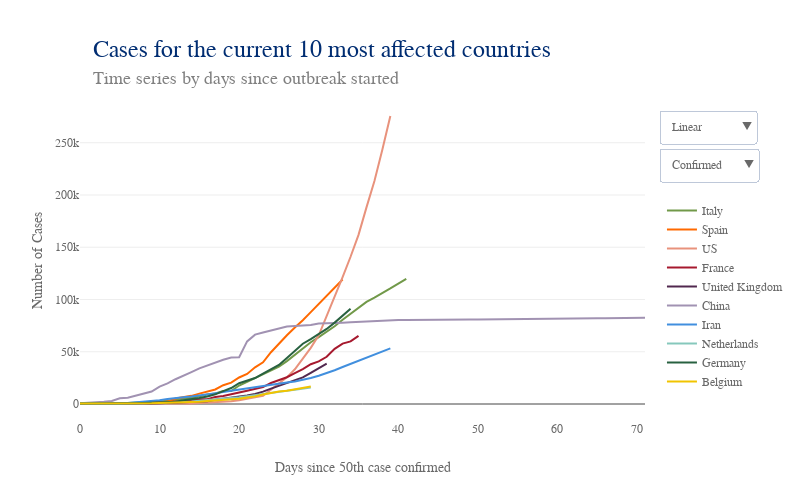

Notebook source saved alongside this figure:
### Code cell
# Plot timeline confirmed top ten countries

# Plot

data = []
for i, c in enumerate(top10_country):
    data.append(go.Scatter(x = df_merged[df_merged['Country/Region'] == c].days_since_50th_conf,
                           y = df_merged[df_merged['Country/Region'] == c].confirmed,
                           name = c,
                           marker = dict(color = top10_col[i]),
                           hoverinfo = 'text+y',
                           hovertext = c,
                           hoverlabel = dict(bordercolor = top10_col[i], 
                                 bgcolor = 'white', 
                                 font = dict(color = top10_col[i])),
                          ))
    data.append(go.Scatter(x = df_merged[df_merged['Country/Region'] == c].days_since_50th_conf,
                           y = df_merged[df_merged['Country/Region'] == c].deaths,
                           name = c,
                           marker = dict(color = top10_col[i]),
                           hoverinfo = 'text+y',
                           hovertext = c,
                           hoverlabel = dict(bordercolor = top10_col[i], 
                                 bgcolor = 'white', 
                                 font = dict(color = top10_col[i])),
                           showlegend = False,
                           visible = False
                          ))

conf_visible = [True, False, True, False, True, False, True, False, True, False, 
                True, False, True, False, True, False, True, False, True, False] 
death_visible = [False, True, False, True, False, True, False, True, False, True, 
                 False, True, False, True, False, True, False, True, False, True]

lay = go.Layout(width = 800, 
                height = 500, 
                #bargap = 0.2,
                xaxis = dict(title='Days since 50th case confirmed',
                             nticks = 10,
                             rangemode = 'nonnegative',
                             zeroline = False,
                             showgrid = False,
                            ),
                yaxis = dict(title='Number of Cases',
                             type = 'linear',
                            ),
                hovermode = 'closest',
                font = dict(size = label_size,
                            family = label_font,
                            color = label_col,
                           ),
                legend = dict(x = 1.03, 
                              y = 0.7),
                annotations=[dict(x = 0.02,
                                  y = 1.2,
                                  showarrow = False,
                                  text = 'Cases for the current 10 most affected countries',
                                  xref = 'paper',
                                  yref = 'paper',
                                  font=dict(
                                      family = title_font,
                                      size = title_size,
                                      color = title_col,),
                                 ),
                             dict(x = 0.02,
                                  y = 1.1,
                                  showarrow = False,
                                  text = 'Time series by days since outbreak started',
                                  xref = 'paper',
                                  yref = 'paper',
                                  font=dict(
                                      family = subtitle_font,
                                      size = subtitle_size,
                                      color = subtitle_col,),
                                 ),
                            ],
                updatemenus=[dict(buttons=list([dict(args = ["yaxis.type", 'linear'],
                                                     label = 'Linear',
                                                     method = 'relayout'
                                                    ),
                                                dict(
                                                    args = ["yaxis.type", 'log'],
                                                    label = 'Logarithmic',
                                                    method = 'relayout'
                                                )
                                               ]),
                                  direction = "down",
                                  pad = {"r": 10, "t": 10},
                                  showactive = True,
                                  x = 1.025,
                                  xanchor = 'left',
                                  y = 1.00,
                                  yanchor = 'top'
                                 ),
                             dict(buttons=list([dict(args = [{'visible': conf_visible, 'showlegend' : True }],
                                                     label = 'Confirmed   ',
                                                     method = 'restyle'
                                                    ),
                                                dict(args = [{'visible': death_visible, 'showlegend' : True }],
                                                     label = 'Deaths',
                                                     method = 'restyle'
                                                    ),
                                               ]),
                                  direction = "down",
                                  pad = {"r": 10, "t": 10},
                                  showactive = True,
                                  x = 1.025,
                                  xanchor = 'left',
                                  y = 0.88,
                                  yanchor = 'top'
                                 ),
                            ]
               )


fig = dict(data=data, layout=lay)
plotly.offline.iplot(fig)

### Figure 1 — Plotly figure (JSON) as saved in the notebook; plotly's stock layout.template omitted (floating-point values rounded to 4 significant figures)
{"data": [{"hoverinfo": "text+y", "hoverlabel": {"bgcolor": "white", "bordercolor": "#719949", "font": {"color": "#719949"}}, "hovertext": "Italy", "marker": {"color": "#719949"}, "name": "Italy", "type": "scatter", "uid": "48153ee4-760e-11ea-948f-8c8590b56c5d", "x": [-30, -29, -28, -27, -26, -25, -24, -23, -22, -21, -20, -19, -18, -17, -16, -15, -14, -13, -12, -11, -10, -9, -8, -7, -6, -5, -4, -3, -2, -1, 0, 1, 2, 3, 4, 5, 6, 7, 8, 9, 10, 11, 12, 13, 14, 15, 16, 17, 18, 19, 20, 21, 22, 23, 24, 25, 26, 27, 28, 29, 30, 31, 32, 33, 34, 35, 36, 37, 38, 39, 40, 41], "y": [0, 0, 0, 0, 0, 0, 0, 0, 2, 2, 2, 2, 2, 2, 2, 3, 3, 3, 3, 3, 3, 3, 3, 3, 3, 3, 3, 3, 3, 20, 62, 155, 229, 322, 453, 655, 888, 1128, 1694, 2036, 2502, 3089, 3858, 4636, 5883, 7375, 9172, 10149, 12462, 12462, 17660, 21157, 24747, 27980, 31506, 35713, 41035, 47021, 53578, 59138, 63927, 69176, 74386, 80589, 86498, 92472, 97689, 101739, 105792, 110574, 115242, 119827]}, {"hoverinfo": "text+y", "hoverlabel": {"bgcolor": "white", "bordercolor": "#719949", "font": {"color": "#719949"}}, "hovertext": "Italy", "marker": {"color": "#719949"}, "name": "Italy", "showlegend": false, "type": "scatter", "uid": "481540da-760e-11ea-a1c8-8c8590b56c5d", "visible": false, "x": [-30, -29, -28, -27, -26, -25, -24, -23, -22, -21, -20, -19, -18, -17, -16, -15, -14, -13, -12, -11, -10, -9, -8, -7, -6, -5, -4, -3, -2, -1, 0, 1, 2, 3, 4, 5, 6, 7, 8, 9, 10, 11, 12, 13, 14, 15, 16, 17, 18, 19, 20, 21, 22, 23, 24, 25, 26, 27, 28, 29, 30, 31, 32, 33, 34, 35, 36, 37, 38, 39, 40, 41], "y": [0, 0, 0, 0, 0, 0, 0, 0, 0, 0, 0, 0, 0, 0, 0, 0, 0, 0, 0, 0, 0, 0, 0, 0, 0, 0, 0, 0, 0, 1, 2, 3, 7, 10, 12, 17, 21, 29, 34, 52, 79, 107, 148, 197, 233, 366, 463, 631, 827, 827, 1266, 1441, 1809, 2158, 2503, 2978, 3405, 4032, 4825, 5476, 6077, 6820, 7503, 8215, 9134, 10023, 10779, 11591, 12428, 13155, 13915, 14681]}, {"hoverinfo": "text+y", "hoverlabel": {"bgcolor": "white", "bordercolor": "#FF6900", "font": {"color": "#FF6900"}}, "hovertext": "Spain", "marker": {"color": "#FF6900"}, "name": "Spain", "type": "scatter", "uid": "481541f0-760e-11ea-862f-8c8590b56c5d", "x": [-38, -37, -36, -35, -34, -33, -32, -31, -30, -29, -28, -27, -26, -25, -24, -23, -22, -21, -20, -19, -18, -17, -16, -15, -14, -13, -12, -11, -10, -9, -8, -7, -6, -5, -4, -3, -2, -1, 0, 1, 2, 3, 4, 5, 6, 7, 8, 9, 10, 11, 12, 13, 14, 15, 16, 17, 18, 19, 20, 21, 22, 23, 24, 25, 26, 27, 28, 29, 30, 31, 32, 33], "y": [0, 0, 0, 0, 0, 0, 0, 0, 0, 1, 1, 1, 1, 1, 1, 1, 1, 2, 2, 2, 2, 2, 2, 2, 2, 2, 2, 2, 2, 2, 2, 2, 2, 6, 13, 15, 32, 45, 84, 120, 165, 222, 259, 400, 500, 673, 1073, 1695, 2277, 2277, 5232, 6391, 7798, 9942, 11748, 13910, 17963, 20410, 25374, 28768, 35136, 39885, 49515, 57786, 65719, 73235, 80110, 87956, 95923, 104118, 112065, 119199]}, {"hoverinfo": "text+y", "hoverlabel": {"bgcolor": "white", "bordercolor": "#FF6900", "font": {"color": "#FF6900"}}, "hovertext": "Spain", "marker": {"color": "#FF6900"}, "name": "Spain", "showlegend": false, "type": "scatter", "uid": "481542ec-760e-11ea-8964-8c8590b56c5d", "visible": false, "x": [-38, -37, -36, -35, -34, -33, -32, -31, -30, -29, -28, -27, -26, -25, -24, -23, -22, -21, -20, -19, -18, -17, -16, -15, -14, -13, -12, -11, -10, -9, -8, -7, -6, -5, -4, -3, -2, -1, 0, 1, 2, 3, 4, 5, 6, 7, 8, 9, 10, 11, 12, 13, 14, 15, 16, 17, 18, 19, 20, 21, 22, 23, 24, 25, 26, 27, 28, 29, 30, 31, 32, 33], "y": [0, 0, 0, 0, 0, 0, 0, 0, 0, 0, 0, 0, 0, 0, 0, 0, 0, 0, 0, 0, 0, 0, 0, 0, 0, 0, 0, 0, 0, 0, 0, 0, 0, 0, 0, 0, 0, 0, 0, 0, 1, 2, 3, 5, 10, 17, 28, 35, 54, 55, 133, 195, 289, 342, 533, 623, 830, 1043, 1375, 1772, 2311, 2808, 3647, 4365, 5138, 5982, 6803, 7716, 8464, 9387, 10348, 11198]}, {"hoverinfo": "text+y", "hoverlabel": {"bgcolor": "white", "bordercolor": "#E8927C", "font": {"color": "#E8927C"}}, "hovertext": "US", "marker": {"color": "#E8927C"}, "name": "US", "type": "scatter", "uid": "481543dc-760e-11ea-9528-8c8590b56c5d", "x": [-32, -31, -30, -29, -28, -27, -26, -25, -24, -23, -22, -21, -20, -19, -18, -17, -16, -15, -14, -13, -12, -11, -10, -9, -8, -7, -6, -5, -4, -3, -2, -1, 0, 1, 2, 3, 4, 5, 6, 7, 8, 9, 10, 11, 12, 13, 14, 15, 16, 17, 18, 19, 20, 21, 22, 23, 24, 25, 26, 27, 28, 29, 30, 31, 32, 33, 34, 35, 36, 37, 38, 39], "y": [1, 2, 2, 5, 5, 5, 5, 5, 7, 8, 8, 11, 11, 11, 11, 11, 11, 11, 11, 12, 12, 13, 13, 13, 13, 13, 13, 13, 13, 15, 15, 15, 51, 51, 57, 58, 60, 68, 74, 98, 118, 149, 217, 262, 402, 518, 583, 959, 1281, 1663, 2179, 2727, 3499, 4632, 6421, 7783, 13677, 19100, 25489, 33276, 43847, 53740, 65778, 83836, 101657, 121478, 140886, 161807, 188172, 213372, 243453, 275586]}, {"hoverinfo": "text+y", "hoverlabel": {"bgcolor": "white", "bordercolor": "#E8927C", "font": {"color": "#E8927C"}}, "hovertext": "US", "marker": {"color": "#E8927C"}, "name": "US", "showlegend": false, "type": "scatter", "uid": "481544c0-760e-11ea-b75a-8c8590b56c5d", "visible": false, "x": [-32, -31, -30, -29, -28, -27, -26, -25, -24, -23, -22, -21, -20, -19, -18, -17, -16, -15, -14, -13, -12, -11, -10, -9, -8, -7, -6, -5, -4, -3, -2, -1, 0, 1, 2, 3, 4, 5, 6, 7, 8, 9, 10, 11, 12, 13, 14, 15, 16, 17, 18, 19, 20, 21, 22, 23, 24, 25, 26, 27, 28, 29, 30, 31, 32, 33, 34, 35, 36, 37, 38, 39], "y": [0, 0, 0, 0, 0, 0, 0, 0, 0, 0, 0, 0, 0, 0, 0, 0, 0, 0, 0, 0, 0, 0, 0, 0, 0, 0, 0, 0, 0, 0, 0, 0, 0, 0, 0, 0, 0, 1, 1, 6, 7, 11, 12, 14, 17, 21, 22, 28, 36, 40, 47, 54, 63, 85, 108, 118, 200, 244, 307, 417, 557, 706, 942, 1209, 1581, 2026, 2467, 2978, 3873, 4757, 5926, 7087]}, {"hoverinfo": "text+y", "hoverlabel": {"bgcolor": "white", "bordercolor": "#A6192E", "font": {"color": "#A6192E"}}, "hovertext": "France", "marker": {"color": "#A6192E"}, "name": "France", "type": "scatter", "uid": "481545b0-760e-11ea-83c0-8c8590b56c5d", "x": [-36, -35, -34, -33, -32, -31, -30, -29, -28, -27, -26, -25, -24, -23, -22, -21, -20, -19, -18, -17, -16, -15, -14, -13, -12, -11, -10, -9, -8, -7, -6, -5, -4, -3, -2, -1, 0, 1, 2, 3, 4, 5, 6, 7, 8, 9, 10, 11, 12, 13, 14, 15, 16, 17, 18, 19, 20, 21, 22, 23, 24, 25, 26, 27, 28, 29, 30, 31, 32, 33, 34, 35], "y": [0, 2, 3, 3, 3, 4, 5, 5, 5, 6, 6, 6, 6, 6, 6, 6, 11, 11, 11, 11, 11, 11, 11, 12, 12, 12, 12, 12, 12, 12, 12, 12, 12, 14, 18, 38, 57, 100, 130, 191, 204, 288, 380, 656, 959, 1136, 1219, 1794, 2293, 2293, 3681, 4496, 4532, 6683, 7715, 9124, 10970, 12758, 14463, 16243, 20123, 22622, 25600, 29551, 33402, 38105, 40708, 45170, 52827, 57749, 59929, 65202]}, {"hoverinfo": "text+y", "hoverlabel": {"bgcolor": "white", "bordercolor": "#A6192E", "font": {"color": "#A6192E"}}, "hovertext": "France", "marker": {"color": "#A6192E"}, "name": "France", "showlegend": false, "type": "scatter", "uid": "48154694-760e-11ea-9c78-8c8590b56c5d", "visible": false, "x": [-36, -35, -34, -33, -32, -31, -30, -29, -28, -27, -26, -25, -24, -23, -22, -21, -20, -19, -18, -17, -16, -15, -14, -13, -12, -11, -10, -9, -8, -7, -6, -5, -4, -3, -2, -1, 0, 1, 2, 3, 4, 5, 6, 7, 8, 9, 10, 11, 12, 13, 14, 15, 16, 17, 18, 19, 20, 21, 22, 23, 24, 25, 26, 27, 28, 29, 30, 31, 32, 33, 34, 35], "y": [0, 0, 0, 0, 0, 0, 0, 0, 0, 0, 0, 0, 0, 0, 0, 0, 0, 0, 0, 0, 0, 0, 0, 1, 1, 1, 1, 1, 1, 1, 1, 1, 1, 1, 2, 2, 2, 2, 2, 3, 4, 4, 6, 9, 11, 19, 19, 33, 48, 48, 79, 91, 91, 149, 149, 149, 244, 451, 563, 676, 862, 1102, 1333, 1698, 1997, 2317, 2611, 3030, 3532, 4043, 5398, 6520]}, {"hoverinfo": "text+y", "hoverlabel": {"bgcolor": "white", "bordercolor": "#51284F", "font": {"color": "#51284F"}}, "hovertext": "United Kingdom", "marker": {"color": "#51284F"}, "name": "United Kingdom", "type": "scatter", "uid": "4815477e-760e-11ea-b209-8c8590b56c5d", "x": [-40, -39, -38, -37, -36, -35, -34, -33, -32, -31, -30, -29, -28, -27, -26, -25, -24, -23, -22, -21, -20, -19, -18, -17, -16, -15, -14, -13, -12, -11, -10, -9, -8, -7, -6, -5, -4, -3, -2, -1, 0, 1, 2, 3, 4, 5, 6, 7, 8, 9, 10, 11, 12, 13, 14, 15, 16, 17, 18, 19, 20, 21, 22, 23, 24, 25, 26, 27, 28, 29, 30, 31], "y": [0, 0, 0, 0, 0, 0, 0, 0, 2, 2, 2, 2, 2, 2, 2, 3, 3, 3, 8, 8, 9, 9, 9, 9, 9, 9, 9, 9, 9, 9, 9, 9, 13, 13, 13, 15, 20, 23, 36, 40, 51, 86, 116, 164, 207, 274, 322, 384, 459, 459, 802, 1144, 1145, 1551, 1960, 2642, 2716, 4014, 5067, 5745, 6726, 8164, 9640, 11812, 14745, 17312, 19780, 22453, 25481, 29865, 34173, 38689]}, {"hoverinfo": "text+y", "hoverlabel": {"bgcolor": "white", "bordercolor": "#51284F", "font": {"color": "#51284F"}}, "hovertext": "United Kingdom", "marker": {"color": "#51284F"}, "name": "United Kingdom", "showlegend": false, "type": "scatter", "uid": "4815486c-760e-11ea-8564-8c8590b56c5d", "visible": false, "x": [-40, -39, -38, -37, -36, -35, -34, -33, -32, -31, -30, -29, -28, -27, -26, -25, -24, -23, -22, -21, -20, -19, -18, -17, -16, -15, -14, -13, -12, -11, -10, -9, -8, -7, -6, -5, -4, -3, -2, -1, 0, 1, 2, 3, 4, 5, 6, 7, 8, 9, 10, 11, 12, 13, 14, 15, 16, 17, 18, 19, 20, 21, 22, 23, 24, 25, 26, 27, 28, 29, 30, 31], "y": [0, 0, 0, 0, 0, 0, 0, 0, 0, 0, 0, 0, 0, 0, 0, 0, 0, 0, 0, 0, 0, 0, 0, 0, 0, 0, 0, 0, 0, 0, 0, 0, 0, 0, 0, 0, 0, 0, 0, 0, 0, 0, 1, 2, 2, 3, 4, 6, 8, 8, 8, 21, 21, 56, 56, 72, 138, 178, 234, 282, 336, 423, 466, 580, 761, 1021, 1231, 1411, 1793, 2357, 2926, 3611]}, {"hoverinfo": "text+y", "hoverlabel": {"bgcolor": "white", "bordercolor": "#A192B2", "font": {"color": "#A192B2"}}, "hovertext": "China", "marker": {"color": "#A192B2"}, "name": "China", "type": "scatter", "uid": "48154952-760e-11ea-8537-8c8590b56c5d", "x": [0, 1, 2, 3, 4, 5, 6, 7, 8, 9, 10, 11, 12, 13, 14, 15, 16, 17, 18, 19, 20, 21, 22, 23, 24, 25, 26, 27, 28, 29, 30, 31, 32, 33, 34, 35, 36, 37, 38, 39, 40, 41, 42, 43, 44, 45, 46, 47, 48, 49, 50, 51, 52, 53, 54, 55, 56, 57, 58, 59, 60, 61, 62, 63, 64, 65, 66, 67, 68, 69, 70, 71], "y": [643, 920, 1406, 2075, 2877, 5509, 6087, 8141, 9802, 11891, 16630, 19716, 23707, 27440, 30587, 34110, 36814, 39829, 42354, 44386, 44759, 59895, 66358, 68413, 70513, 72434, 74211, 74619, 75077, 75550, 77001, 77022, 77241, 77754, 78166, 78600, 78928, 79356, 79932, 80136, 80261, 80386, 80537, 80690, 80770, 80823, 80860, 80887, 80921, 80932, 80945, 80977, 81003, 81033, 81058, 81102, 81156, 81250, 81305, 81435, 81498, 81591, 81661, 81782, 81897, 81999, 82122, 82198, 82279, 82361, 82432, 82511]}, {"hoverinfo": "text+y", "hoverlabel": {"bgcolor": "white", "bordercolor": "#A192B2", "font": {"color": "#A192B2"}}, "hovertext": "China", "marker": {"color": "#A192B2"}, "name": "China", "showlegend": false, "type": "scatter", "uid": "48154a38-760e-11ea-be71-8c8590b56c5d", "visible": false, "x": [0, 1, 2, 3, 4, 5, 6, 7, 8, 9, 10, 11, 12, 13, 14, 15, 16, 17, 18, 19, 20, 21, 22, 23, 24, 25, 26, 27, 28, 29, 30, 31, 32, 33, 34, 35, 36, 37, 38, 39, 40, 41, 42, 43, 44, 45, 46, 47, 48, 49, 50, 51, 52, 53, 54, 55, 56, 57, 58, 59, 60, 61, 62, 63, 64, 65, 66, 67, 68, 69, 70, 71], "y": [18, 26, 42, 56, 82, 131, 133, 171, 213, 259, 361, 425, 491, 563, 633, 718, 805, 905, 1012, 1112, 1117, 1369, 1521, 1663, 1766, 1864, 2003, 2116, 2238, 2238, 2443, 2445, 2595, 2665, 2717, 2746, 2790, 2837, 2872, 2914, 2947, 2983, 3015, 3044, 3072, 3100, 3123, 3139, 3161, 3172, 3180, 3193, 3203, 3217, 3230, 3241, 3249, 3253, 3259, 3274, 3274, 3281, 3285, 3291, 3296, 3299, 3304, 3308, 3309, 3316, 3322, 3326]}, {"hoverinfo": "text+y", "hoverlabel": {"bgcolor": "white", "bordercolor": "#418FDE", "font": {"color": "#418FDE"}}, "hovertext": "Iran", "marker": {"color": "#418FDE"}, "name": "Iran", "type": "scatter", "uid": "48154b1e-760e-11ea-8fb5-8c8590b56c5d", "x": [-32, -31, -30, -29, -28, -27, -26, -25, -24, -23, -22, -21, -20, -19, -18, -17, -16, -15, -14, -13, -12, -11, -10, -9, -8, -7, -6, -5, -4, -3, -2, -1, 0, 1, 2, 3, 4, 5, 6, 7, 8, 9, 10, 11, 12, 13, 14, 15, 16, 17, 18, 19, 20, 21, 22, 23, 24, 25, 26, 27, 28, 29, 30, 31, 32, 33, 34, 35, 36, 37, 38, 39], "y": [0, 0, 0, 0, 0, 0, 0, 0, 0, 0, 0, 0, 0, 0, 0, 0, 0, 0, 0, 0, 0, 0, 0, 0, 0, 0, 0, 2, 5, 18, 28, 43, 61, 95, 139, 245, 388, 593, 978, 1501, 2336, 2922, 3513, 4747, 5823, 6566, 7161, 8042, 9000, 10075, 11364, 12729, 13938, 14991, 16169, 17361, 18407, 19644, 20610, 21638, 23049, 24811, 27017, 29406, 32332, 35408, 38309, 41495, 44605, 47593, 50468, 53183]}, {"hoverinfo": "text+y", "hoverlabel": {"bgcolor": "white", "bordercolor": "#418FDE", "font": {"color": "#418FDE"}}, "hovertext": "Iran", "marker": {"color": "#418FDE"}, "name": "Iran", "showlegend": false, "type": "scatter", "uid": "48154c02-760e-11ea-8dad-8c8590b56c5d", "visible": false, "x": [-32, -31, -30, -29, -28, -27, -26, -25, -24, -23, -22, -21, -20, -19, -18, -17, -16, -15, -14, -13, -12, -11, -10, -9, -8, -7, -6, -5, -4, -3, -2, -1, 0, 1, 2, 3, 4, 5, 6, 7, 8, 9, 10, 11, 12, 13, 14, 15, 16, 17, 18, 19, 20, 21, 22, 23, 24, 25, 26, 27, 28, 29, 30, 31, 32, 33, 34, 35, 36, 37, 38, 39], "y": [0, 0, 0, 0, 0, 0, 0, 0, 0, 0, 0, 0, 0, 0, 0, 0, 0, 0, 0, 0, 0, 0, 0, 0, 0, 0, 0, 2, 2, 4, 5, 8, 12, 16, 19, 26, 34, 43, 54, 66, 77, 92, 107, 124, 145, 194, 237, 291, 354, 429, 514, 611, 724, 853, 988, 1135, 1284, 1433, 1556, 1685, 1812, 1934, 2077, 2234, 2378, 2517, 2640, 2757, 2898, 3036, 3160, 3294]}, {"hoverinfo": "text+y", "hoverlabel": {"bgcolor": "white", "bordercolor": "#86C8BC", "font": {"color": "#86C8BC"}}, "hovertext": "Netherlands", "marker": {"color": "#86C8BC"}, "name": "Netherlands", "type": "scatter", "uid": "48154cec-760e-11ea-84da-8c8590b56c5d", "x": [-42, -41, -40, -39, -38, -37, -36, -35, -34, -33, -32, -31, -30, -29, -28, -27, -26, -25, -24, -23, -22, -21, -20, -19, -18, -17, -16, -15, -14, -13, -12, -11, -10, -9, -8, -7, -6, -5, -4, -3, -2, -1, 0, 1, 2, 3, 4, 5, 6, 7, 8, 9, 10, 11, 12, 13, 14, 15, 16, 17, 18, 19, 20, 21, 22, 23, 24, 25, 26, 27, 28, 29], "y": [0, 0, 0, 0, 0, 0, 0, 0, 0, 0, 0, 0, 0, 0, 0, 0, 0, 0, 0, 0, 0, 0, 0, 0, 0, 0, 0, 0, 0, 0, 0, 0, 0, 0, 0, 1, 1, 6, 10, 18, 24, 38, 82, 128, 188, 265, 321, 382, 503, 503, 806, 962, 1138, 1416, 1711, 2058, 2467, 3003, 3640, 4217, 4764, 5580, 6438, 7468, 8647, 9819, 10930, 11817, 12667, 13696, 14788, 15821]}, {"hoverinfo": "text+y", "hoverlabel": {"bgcolor": "white", "bordercolor": "#86C8BC", "font": {"color": "#86C8BC"}}, "hovertext": "Netherlands", "marker": {"color": "#86C8BC"}, "name": "Netherlands", "showlegend": false, "type": "scatter", "uid": "48154dd0-760e-11ea-867b-8c8590b56c5d", "visible": false, "x": [-42, -41, -40, -39, -38, -37, -36, -35, -34, -33, -32, -31, -30, -29, -28, -27, -26, -25, -24, -23, -22, -21, -20, -19, -18, -17, -16, -15, -14, -13, -12, -11, -10, -9, -8, -7, -6, -5, -4, -3, -2, -1, 0, 1, 2, 3, 4, 5, 6, 7, 8, 9, 10, 11, 12, 13, 14, 15, 16, 17, 18, 19, 20, 21, 22, 23, 24, 25, 26, 27, 28, 29], "y": [0, 0, 0, 0, 0, 0, 0, 0, 0, 0, 0, 0, 0, 0, 0, 0, 0, 0, 0, 0, 0, 0, 0, 0, 0, 0, 0, 0, 0, 0, 0, 0, 0, 0, 0, 0, 0, 0, 0, 0, 0, 0, 0, 1, 1, 3, 3, 4, 5, 5, 10, 12, 20, 24, 43, 58, 77, 107, 137, 180, 214, 277, 357, 435, 547, 640, 772, 865, 1040, 1175, 1341, 1490]}, {"hoverinfo": "text+y", "hoverlabel": {"bgcolor": "white", "bordercolor": "#286140", "font": {"color": "#286140"}}, "hovertext": "Germany", "marker": {"color": "#286140"}, "name": "Germany", "type": "scatter", "uid": "48154eb8-760e-11ea-9654-8c8590b56c5d", "x": [-37, -36, -35, -34, -33, -32, -31, -30, -29, -28, -27, -26, -25, -24, -23, -22, -21, -20, -19, -18, -17, -16, -15, -14, -13, -12, -11, -10, -9, -8, -7, -6, -5, -4, -3, -2, -1, 0, 1, 2, 3, 4, 5, 6, 7, 8, 9, 10, 11, 12, 13, 14, 15, 16, 17, 18, 19, 20, 21, 22, 23, 24, 25, 26, 27, 28, 29, 30, 31, 32, 33, 34], "y": [0, 0, 0, 0, 1, 4, 4, 4, 5, 8, 10, 12, 12, 12, 12, 13, 13, 14, 14, 16, 16, 16, 16, 16, 16, 16, 16, 16, 16, 16, 16, 16, 16, 17, 27, 46, 48, 79, 130, 159, 196, 262, 482, 670, 799, 1040, 1176, 1457, 1908, 2078, 3675, 4585, 5795, 7272, 9257, 12327, 15320, 19848, 22213, 24873, 29056, 32986, 37323, 43938, 50871, 57695, 62095, 66885, 71808, 77872, 84794, 91159]}, {"hoverinfo": "text+y", "hoverlabel": {"bgcolor": "white", "bordercolor": "#286140", "font": {"color": "#286140"}}, "hovertext": "Germany", "marker": {"color": "#286140"}, "name": "Germany", "showlegend": false, "type": "scatter", "uid": "48154f92-760e-11ea-b96b-8c8590b56c5d", "visible": false, "x": [-37, -36, -35, -34, -33, -32, -31, -30, -29, -28, -27, -26, -25, -24, -23, -22, -21, -20, -19, -18, -17, -16, -15, -14, -13, -12, -11, -10, -9, -8, -7, -6, -5, -4, -3, -2, -1, 0, 1, 2, 3, 4, 5, 6, 7, 8, 9, 10, 11, 12, 13, 14, 15, 16, 17, 18, 19, 20, 21, 22, 23, 24, 25, 26, 27, 28, 29, 30, 31, 32, 33, 34], "y": [0, 0, 0, 0, 0, 0, 0, 0, 0, 0, 0, 0, 0, 0, 0, 0, 0, 0, 0, 0, 0, 0, 0, 0, 0, 0, 0, 0, 0, 0, 0, 0, 0, 0, 0, 0, 0, 0, 0, 0, 0, 0, 0, 0, 0, 0, 2, 2, 3, 3, 7, 9, 11, 17, 24, 28, 44, 67, 84, 94, 123, 157, 206, 267, 342, 433, 533, 645, 775, 920, 1107, 1275]}, {"hoverinfo": "text+y", "hoverlabel": {"bgcolor": "white", "bordercolor": "#F1C400", "font": {"color": "#F1C400"}}, "hovertext": "Belgium", "marker": {"color": "#F1C400"}, "name": "Belgium", "type": "scatter", "uid": "4815506e-760e-11ea-b95a-8c8590b56c5d", "x": [-42, -41, -40, -39, -38, -37, -36, -35, -34, -33, -32, -31, -30, -29, -28, -27, -26, -25, -24, -23, -22, -21, -20, -19, -18, -17, -16, -15, -14, -13, -12, -11, -10, -9, -8, -7, -6, -5, -4, -3, -2, -1, 0, 1, 2, 3, 4, 5, 6, 7, 8, 9, 10, 11, 12, 13, 14, 15, 16, 17, 18, 19, 20, 21, 22, 23, 24, 25, 26, 27, 28, 29], "y": [0, 0, 0, 0, 0, 0, 0, 0, 0, 0, 0, 0, 1, 1, 1, 1, 1, 1, 1, 1, 1, 1, 1, 1, 1, 1, 1, 1, 1, 1, 1, 1, 1, 1, 1, 1, 1, 1, 2, 8, 13, 23, 50, 109, 169, 200, 239, 267, 314, 314, 559, 689, 886, 1058, 1243, 1486, 1795, 2257, 2815, 3401, 3743, 4269, 4937, 6235, 7284, 9134, 10836, 11899, 12775, 13964, 15348, 16770]}, {"hoverinfo": "text+y", "hoverlabel": {"bgcolor": "white", "bordercolor": "#F1C400", "font": {"color": "#F1C400"}}, "hovertext": "Belgium", "marker": {"color": "#F1C400"}, "name": "Belgium", "showlegend": false, "type": "scatter", "uid": "4815514a-760e-11ea-bbe9-8c8590b56c5d", "visible": false, "x": [-42, -41, -40, -39, -38, -37, -36, -35, -34, -33, -32, -31, -30, -29, -28, -27, -26, -25, -24, -23, -22, -21, -20, -19, -18, -17, -16, -15, -14, -13, -12, -11, -10, -9, -8, -7, -6, -5, -4, -3, -2, -1, 0, 1, 2, 3, 4, 5, 6, 7, 8, 9, 10, 11, 12, 13, 14, 15, 16, 17, 18, 19, 20, 21, 22, 23, 24, 25, 26, 27, 28, 29], "y": [0, 0, 0, 0, 0, 0, 0, 0, 0, 0, 0, 0, 0, 0, 0, 0, 0, 0, 0, 0, 0, 0, 0, 0, 0, 0, 0, 0, 0, 0, 0, 0, 0, 0, 0, 0, 0, 0, 0, 0, 0, 0, 0, 0, 0, 0, 0, 0, 3, 3, 3, 4, 4, 5, 10, 14, 21, 37, 67, 75, 88, 122, 178, 220, 289, 353, 431, 513, 705, 828, 1011, 1143]}], "layout": {"annotations": [{"font": {"color": "#002D72", "family": "Gentona, Tahoma, sans-serif", "size": 24}, "showarrow": false, "text": "Cases for the current 10 most affected countries", "x": 0.02, "xref": "paper", "y": 1.2, "yref": "paper"}, {"font": {"color": "grey", "family": "Gentona, Tahoma, sans-serif", "size": 18}, "showarrow": false, "text": "Time series by days since outbreak started", "x": 0.02, "xref": "paper", "y": 1.1, "yref": "paper"}], "font": {"color": "dimgray", "family": "Gentona, Tahoma, sans-serif", "size": 12}, "height": 500, "hovermode": "closest", "legend": {"x": 1.03, "y": 0.7}, "updatemenus": [{"buttons": [{"args": ["yaxis.type", "linear"], "label": "Linear", "method": "relayout"}, {"args": ["yaxis.type", "log"], "label": "Logarithmic", "method": "relayout"}], "direction": "down", "pad": {"r": 10, "t": 10}, "showactive": true, "x": 1.025, "xanchor": "left", "y": 1, "yanchor": "top"}, {"buttons": [{"args": [{"showlegend": true, "visible": [true, false, true, false, true, false, true, false, true, false, true, false, true, false, true, false, true, false, true, false]}], "label": "Confirmed   ", "method": "restyle"}, {"args": [{"showlegend": true, "visible": [false, true, false, true, false, true, false, true, false, true, false, true, false, true, false, true, false, true, false, true]}], "label": "Deaths", "method": "restyle"}], "direction": "down", "pad": {"r": 10, "t": 10}, "showactive": true, "x": 1.025, "xanchor": "left", "y": 0.88, "yanchor": "top"}], "width": 800, "xaxis": {"nticks": 10, "rangemode": "nonnegative", "showgrid": false, "title": "Days since 50th case confirmed", "zeroline": false}, "yaxis": {"title": "Number of Cases", "type": "linear"}}}
